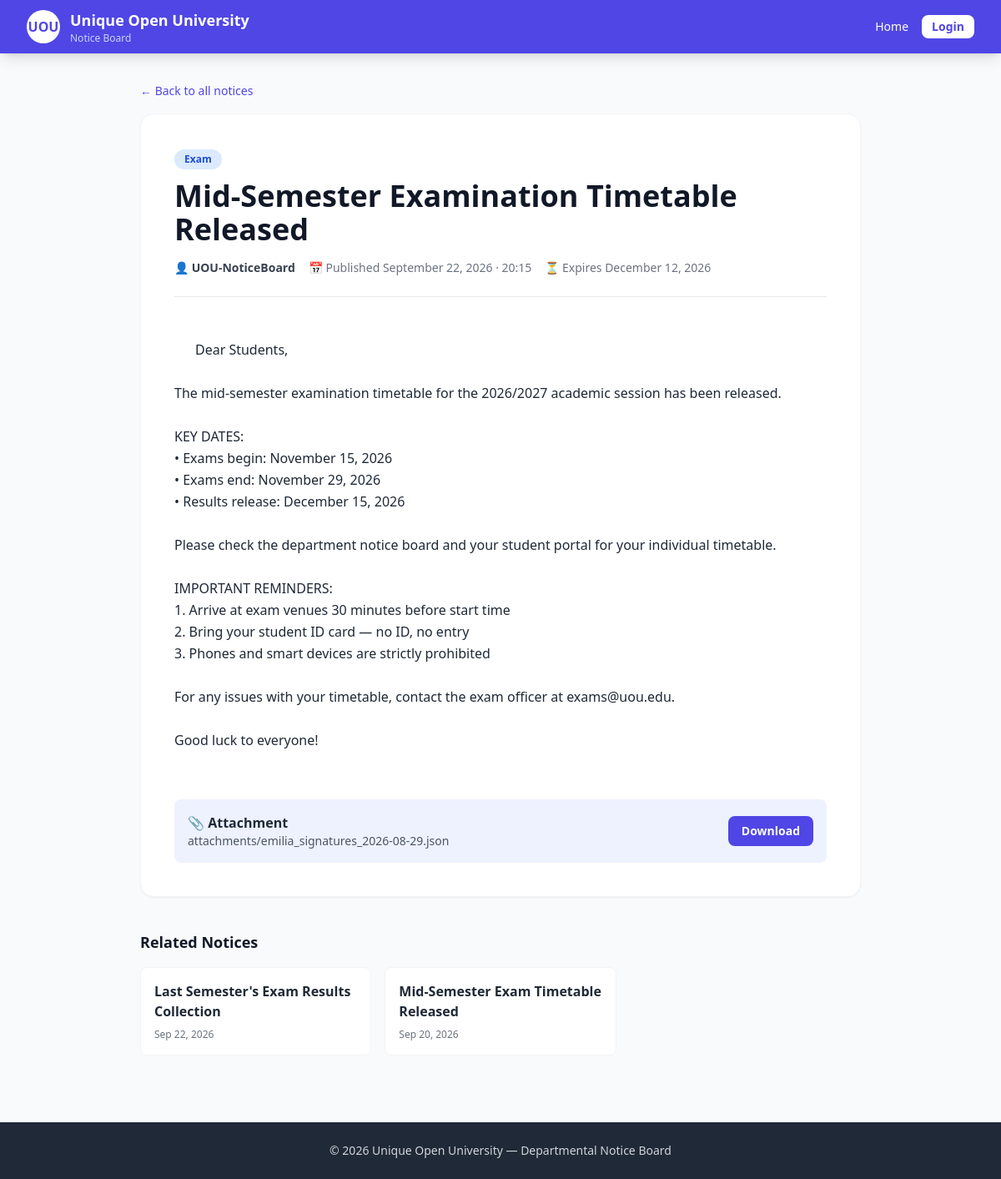
The app's page /notice/4/ with its own data.
### notices/models.py (models this page shows, shortened)
class Notice(models.Model):
    STATUS_CHOICES = [
        ('draft', 'Draft'),
        ('published', 'Published'),
    ]
    title = models.CharField(max_length=200)
    content = models.TextField()
    category = models.ForeignKey(
        Category, on_delete=models.SET_NULL,
        null=True, blank=True, related_name='notices'
    )
    author = models.ForeignKey(
        User, on_delete=models.CASCADE, related_name='notices'
    )
    attachment = models.FileField(upload_to='attachments/', blank=True, null=True)
    is_important = models.BooleanField(default=False)
    status = models.CharField(max_length=10, choices=STATUS_CHOICES, default='published')
    published_at = models.DateTimeField(default=timezone.now)
    expiry_date = models.DateTimeField(null=True, blank=True)
    created_at = models.DateTimeField(auto_now_add=True)
    updated_at = models.DateTimeField(auto_now=True)
    class Meta:
        ordering = ['-is_important', '-published_at']
    @property
    def is_expired(self):
        if self.expiry_date and timezone.now() > self.expiry_date:
            return True
        return False

class Category(models.Model):
    name = models.CharField(max_length=100, unique=True)
    slug = models.SlugField(max_length=100, unique=True, blank=True)
    description = models.TextField(blank=True)
    color = models.CharField(
        max_length=20, default='blue',
        help_text='Tailwind color: blue, green, red, yellow, purple, indigo'
    )
    class Meta:
        verbose_name_plural = 'Categories'
        ordering = ['name']

### notices/views.py (the view)
# urls.py: path('notice/<int:pk>/', views.notice_detail, name='notice_detail'),
def notice_detail(request, pk):
    notice = get_object_or_404(Notice, pk=pk, status='published')
    related = Notice.objects.filter(
        category=notice.category, status='published'
    ).exclude(pk=notice.pk)[:3]
    return render(request, 'notices/notice_detail.html', {
        'notice': notice,
        'related_notices': related,
    })

### templates/notices/notice_detail.html (shortened to what this page needs)
{% extends 'notices/base.html' %}
{% block content %}
<div class="max-w-4xl mx-auto px-4 py-8">
  <a href="{% url 'dashboard' %}"
     class="text-uou font-medium text-sm hover:underline inline-flex items-center gap-1">
    ← Back to all notices
  </a>
  <article class="bg-white rounded-2xl shadow-sm border border-gray-100 p-5 sm:p-8 md:p-10 mt-4 overflow-hidden min-w-0">
    {% if notice.category %}
      <span class="inline-block px-3 py-1 rounded-full text-xs font-semibold
                   bg-{{ notice.category.color }}-100 text-{{ notice.category.color }}-700">
        {{ notice.category.name }}
      </span>
    {% endif %}
    <h1 class="text-2xl sm:text-3xl md:text-4xl font-bold text-gray-900 mt-3 leading-tight break-words">
      {{ notice.title }}
    </h1>
    <div class="flex flex-wrap gap-x-4 gap-y-2 text-sm text-gray-500 mt-4 pb-6 border-b">
      <span class="break-words">
        👤 <strong class="text-gray-700">
          {{ notice.author.get_full_name|default:notice.author.username }}
        </strong>
      </span>
      <span>📅 Published {{ notice.published_at|date:"F d, Y · H:i" }}</span>
      {% if notice.expiry_date %}
        <span class="{% if notice.is_expired %}text-red-600 font-semibold{% endif %}">
          ⏳ {% if notice.is_expired %}Expired{% else %}Expires{% endif %}
          {{ notice.expiry_date|date:"F d, Y" }}
        </span>
      {% endif %}
    </div>
    <div class="mt-6 text-gray-800 leading-relaxed whitespace-pre-wrap break-words overflow-x-auto max-w-full">
      {{ notice.content }}
    </div>
    {% if notice.attachment %}
      <div class="mt-8 p-4 bg-indigo-50 rounded-lg flex flex-col sm:flex-row items-start sm:items-center justify-between gap-3">
        <div class="min-w-0 flex-1 max-w-full">
          <div class="font-semibold text-gray-800">📎 Attachment</div>
          <div class="text-sm text-gray-600 truncate">{{ notice.attachment.name }}</div>
        </div>
        <a href="{{ notice.attachment.url }}" download
           class="bg-uou text-white px-4 py-2 rounded-lg text-sm font-semibold hover:bg-uou-dark whitespace-nowrap shrink-0">
          Download
        </a>
      </div>
    {% endif %}
  </article>
  {% if related_notices %}
    <div class="mt-10">
      <h2 class="text-lg font-bold text-gray-900 mb-4">Related Notices</h2>
      <div class="grid sm:grid-cols-2 md:grid-cols-3 gap-4">
        {% for r in related_notices %}
          <a href="{% url 'notice_detail' r.pk %}"
             class="block bg-white rounded-lg p-4 border border-gray-100 hover:shadow-md transition overflow-hidden min-w-0">
            <h3 class="font-semibold text-gray-800 break-words">{{ r.title|truncatechars:60 }}</h3>
            <div class="text-xs text-gray-500 mt-2">
              {{ r.published_at|date:"M d, Y" }}
            </div>
          </a>
        {% endfor %}
      </div>
    </div>
  {% endif %}
</div>
{% endblock %}

### templates/notices/base.html (style rules this page uses)
body { overflow-x: hidden; }
.break-words { word-wrap: break-word; overflow-wrap: break-word; word-break: break-word; }

### records on screen
Notice: category.name "Exam", title "Mid-Semester Examination Timetable Released", author.get_full_name "UOU-NoticeBoard", published_at "September 22, 2026 · 20:15", expiry_date "December 12, 2026", content "Dear Students, The mid-semester examination timetable for the 2026/2027 academic session has been released. KEY DATES: • Exams begin: November 15, 2026 • Exams end: November 29, 2026 • Results release: December 15, 2026 Please check the department notice board and your student portal for your individual timetable. IMPORTANT REMINDERS: 1. Arrive at exam venues 30 minutes before start time 2. Bring your student ID card — no ID, no entry 3. Phones and smart devices are strictly prohibited For any issues with your timetable, contact the exam officer at exams@uou.edu. Good luck to everyone!", attachment.name "attachments/emilia_signatures_2026-08-29.json"
Notice: title "Last Semester's Exam Results Collection", published_at "Sep 22, 2026"
Notice: title "Mid-Semester Exam Timetable Released", published_at "Sep 20, 2026"
